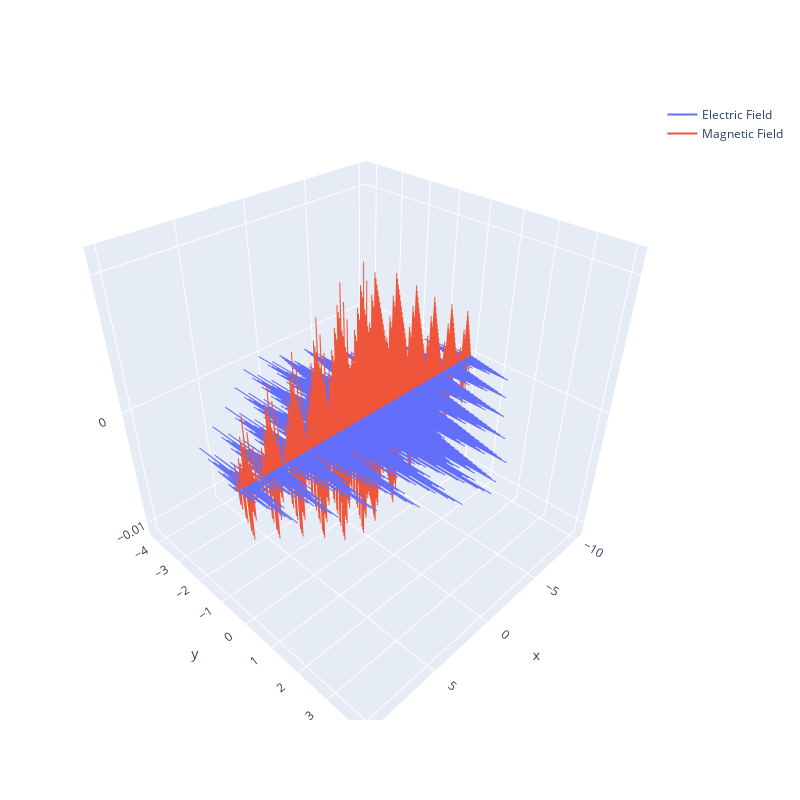

The code cell stored with this chart in its notebook:
### Markdown cell above
The final plots follow the same process only for an electric field represented by a sawtooth wave.

### Code cell
#Reed
def gensawtooth(amp,t,num):
    func = 0
    nmax = num
    index = np.arange(1,nmax,1)
    L = np.pi
    for n in index:
        func += (1/n)*np.sin(n*np.pi*t/L)
    return(amp*(-1/(np.pi))*func)

def sawtooth(amp,freq,t,x,num):
    return(gensawtooth(amp,t,num))

def source_saw(t):
    return sawtooth(1,omega,t,0,100)

plt.figure(figsize=(10, 10), dpi=80)
ax = plt.axes(projection='3d')
ax.plot3D(t, sawtooth(10,0.2,t,1,20), v,label= 'Electric Field ')
ax.plot3D(t, v, sawtooth(10,0.2,t,1,20),label= 'Magnetic Field ')
ax.plot(t,v,v, 'black',label= 'Horizontal Zero',)
ax.set_xlabel('x')
ax.set_ylabel('y')
ax.set_zlabel('z')
ax.legend()


Ex = np.zeros([jmax+1,2])  
Hz = np.zeros([jmax+1,2])  

for n in range(nmax):
  #Magnetic field boundaries
    Hz[jmax-1,1] = Hz[jmax-2,0]
  #Update Magnetic field
    for j in range(jmax-1):
        Hz[j,1] = Hz[j,0] + dt/(dx*mu0) * (Ex[j+1,1] - Ex[j,1])
        Hz[j,0] = Hz[j,1]
  #Magnetic field source
    Hz[jsource-1,1] -= source_saw(n)/Z

  #Update Electric Field boundaries
    Ex[0,1] = Ex[1,0]
  #Update electric field
    for j in range(1,jmax):
        Ex[j,1] = Ex[j,0] + dt/(dx*eps0) * (Hz[j,1]-Hz[j-1,1])
        Ex[j,0] = Ex[j,1]

  #Electric field source
    Ex[jsource,1] += source_saw(n+1)
    Ex[jsource,0] = Ex[jsource,1]
    
  #Compute Fourier Transform
tax = np.linspace(-10.,10.,501)
f = np.linspace(-2.,2.,40001)
fE,freqE = ff(Ex[:,0],tax)
fH,freqH = ff(Hz[:,0],tax)

fig = go.Figure()
fig.add_trace(
   go.Scatter3d(x=t, 
                y=Ex[:,1], 
                z=v,
                name = 'Electric Field',
                mode = 'lines'))
fig.add_trace(
   go.Scatter3d(x=t, 
                y=v, 
                z=Hz[:,1],
                name = 'Magnetic Field',
                mode = 'lines'))

fig.update_layout(
    autosize=False,
    width=800,
    height=800)
fig.show()

fig, axs = py.subplots(2,1)
axs[0].plot(fE, np.real(freqE),label='real part of FFT for E')
axs[0].plot(fE, np.imag(freqE),label='imaginary part of FFT for E')
axs[0].legend()
axs[1].plot(fH, np.real(freqH),label='real part of FFT for H')
axs[1].plot(fH, np.imag(freqH),label='imaginary part of FFT for H')
axs[1].legend()
fig.show()

### Figure 1 — Plotly figure (JSON) as saved in the notebook; plotly's stock layout.template omitted (floating-point values rounded to 4 significant figures; data arrays with more than 128 entries replaced by an {"elided": "..."} marker saying what was removed)
{"data": [{"mode": "lines", "name": "Electric Field", "type": "scatter3d", "x": {"elided": "501 float values"}, "y": {"elided": "501 float values"}, "z": {"elided": "501 int values"}}, {"mode": "lines", "name": "Magnetic Field", "type": "scatter3d", "x": {"elided": "501 float values"}, "y": {"elided": "501 int values"}, "z": {"elided": "501 float values"}}], "layout": {"autosize": false, "height": 800, "width": 800}}
